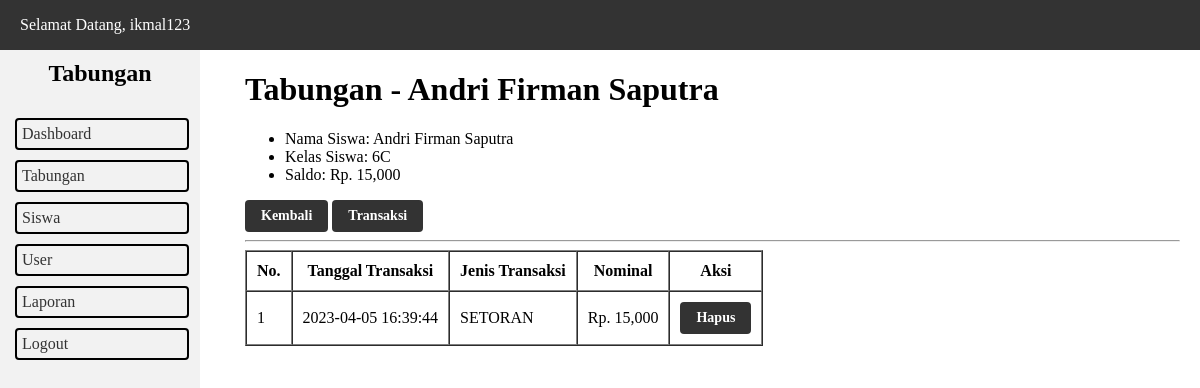
Before: /riwayat_tabungan.php?id_tabungan=1 (signed in) with the older database file.
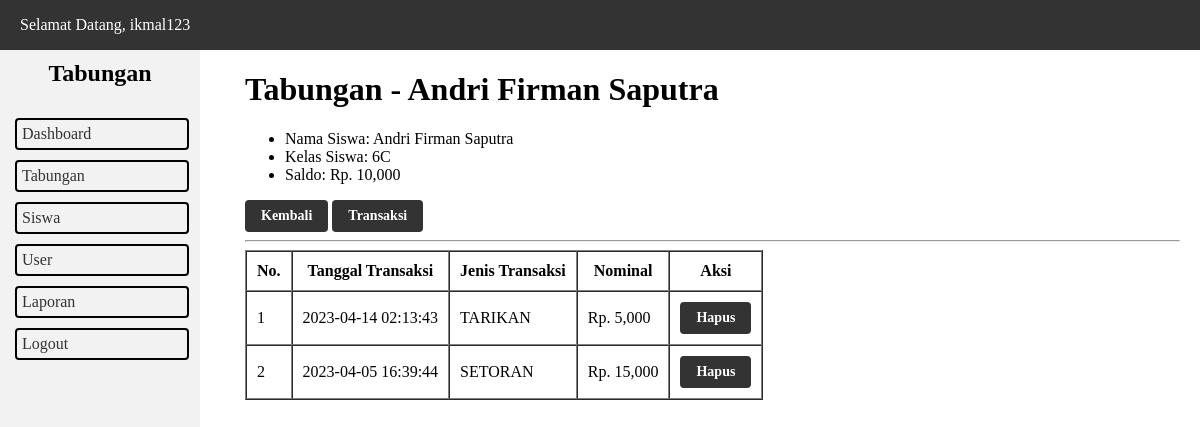
After: the same page with the newer database file.
### tables this page shows
CREATE TABLE `user` (
  `id_user` int(11) NOT NULL,
  `username` varchar(30) NOT NULL,
  `password` varchar(255) NOT NULL,
  `nama_lengkap` varchar(30) NOT NULL
);

CREATE TABLE `tabungan` (
  `id_tabungan` int(11) NOT NULL,
  `id_siswa` int(11) NOT NULL,
  `saldo` int(11) NOT NULL,
  `tanggal_dibuka` datetime NOT NULL
);

CREATE TABLE `siswa` (
  `id_siswa` int(11) NOT NULL,
  `nama_siswa` varchar(50) NOT NULL,
  `kelas_siswa` varchar(2) NOT NULL
);

CREATE TABLE `riwayat_tabungan` (
  `id_riwayat_tabungan` int(11) NOT NULL,
  `id_tabungan` int(11) NOT NULL,
  `tanggal_transaksi` datetime NOT NULL,
  `jenis_transaksi` enum('SETORAN','TARIKAN') NOT NULL,
  `nominal` int(11) NOT NULL
);

### riwayat_tabungan.php (the view, shortened to what this page needs)
<?php
	require_once 'koneksi.php';
	$id_user = $_SESSION['id_user'];
	$user = mysqli_query($koneksi, "SELECT * FROM user WHERE id_user = '$id_user'");
	$data_user = mysqli_fetch_assoc($user);
	$id_tabungan = $_GET['id_tabungan'];
	$data_tabungan = mysqli_fetch_assoc(mysqli_query($koneksi, "SELECT * FROM tabungan INNER JOIN siswa ON tabungan.id_siswa = siswa.id_siswa WHERE id_tabungan = '$id_tabungan'"));
	$riwayat_tabungan = mysqli_query($koneksi, "SELECT * FROM riwayat_tabungan WHERE id_tabungan = '$id_tabungan' ORDER BY tanggal_transaksi DESC");
 ?>
<!DOCTYPE html>
<html lang="en">
<head>
	<link rel="stylesheet" href="style.css">
</head>
<body>
  <?php include_once 'include/topbar.php'; ?>
  <?php include_once 'include/sidebar.php'; ?>
  <main>
  	<h1>Tabungan - <?= $data_tabungan['nama_siswa']; ?></h1>
  	<ul>
	  	<li>Nama Siswa: <?= ucwords($data_tabungan['nama_siswa']); ?></li>
			<li>Kelas Siswa: <?= strtoupper($data_tabungan['kelas_siswa']); ?></li>
			<li>Saldo: Rp. <?= number_format($data_tabungan['saldo']); ?></li>
  	</ul>
  	<a href="tabungan.php" class="button">Kembali</a>
  	<a href="transaksi.php?id_tabungan=<?= $id_tabungan; ?>" class="button">Transaksi</a>
  	<hr>
  	<table border="1" cellspacing="0" cellpadding="10">
  		<thead>
  			<tr>
  				<th>No.</th>
  				<th>Tanggal Transaksi</th>
  				<th>Jenis Transaksi</th>
  				<th>Nominal</th>
  				<th>Aksi</th>
  			</tr>
  		</thead>
  		<tbody>
  			<?php $i = 1; ?>
  			<?php foreach ($riwayat_tabungan as $drt): ?>
  				<tr>
  					<td><?= $i++; ?></td>
  					<td><?= $drt['tanggal_transaksi']; ?></td>
  					<td><?= $drt['jenis_transaksi']; ?></td>
  					<td>Rp. <?= number_format($drt['nominal']); ?></td>
  					<td>
  						<a href="hapus_transaksi.php?id_riwayat_tabungan=<?= $drt['id_riwayat_tabungan']; ?>" onclick="return confirm('Apakah Anda yakin ingin menghapus Transaksi?')" class="button">Hapus</a>
  					</td>
  				</tr>
  			<?php endforeach ?>
  		</tbody>
  	</table>
  </main>
</body>
</html>

### include/topbar.php
<header class="topbar">
  <nav>
    <ul>
      <li><a href="profile.php">Selamat Datang, <?= $data_user['username']; ?></a></li>
    </ul>
  </nav>
</header>

### include/sidebar.php
<aside class="sidebar">
  <h2>Tabungan</h2>
  <ul>
    <li><a href="dashboard.php">Dashboard</a></li>
    <li><a href="tabungan.php">Tabungan</a></li>
    <li><a href="siswa.php">Siswa</a></li>
    <li><a href="user.php">User</a></li>
    <li><a href="laporan.php">Laporan</a></li>
    <li><a href="logout.php">Logout</a></li>
  </ul>
</aside>

### style.css (style rules this page uses)
body { margin: 0; padding: 0; font-family: times new roman; }
.topbar { background-color: #333; color: #fff; height: 50px; display: flex; justify-content: space-between; align-items: center; position: fixed; width: 100%; top: 0; left: 0; }
.topbar ul { margin: 0; padding: 0; list-style: none; display: flex; }
.topbar ul li { margin: 0 20px; }
.topbar ul li a { color: #fff; text-decoration: none; }
.sidebar { background-color: #f2f2f2; height: 100%; width: 200px; position: fixed; top: 50px; left: 0; }
.sidebar h2 { margin: 10px; text-align: center; }
.sidebar ul { padding: 10px; padding-right: 25px; list-style: none; }
.sidebar ul li a { color: #333; border: 2px solid black; border-radius: 4px; width: 100%; padding: 5px; padding-right: 0px; margin: 5px; display: inline-block; text-decoration: none; }
main { margin-left: 225px; padding: 50px 20px; }
.button { display: inline-block; background-color: #333; color: #fff; padding: 8px 16px; font-size: 14px; font-weight: bold; text-align: center; text-decoration: none; border-radius: 4px; cursor: pointer; }

Changed rows visible on the page:
changed tabungan "Andri Firman Saputra": saldo "15,000" → "10,000"
added riwayat_tabungan: tanggal_transaksi "2023-04-14 02:13:43", jenis_transaksi "TARIKAN", nominal "5,000"
